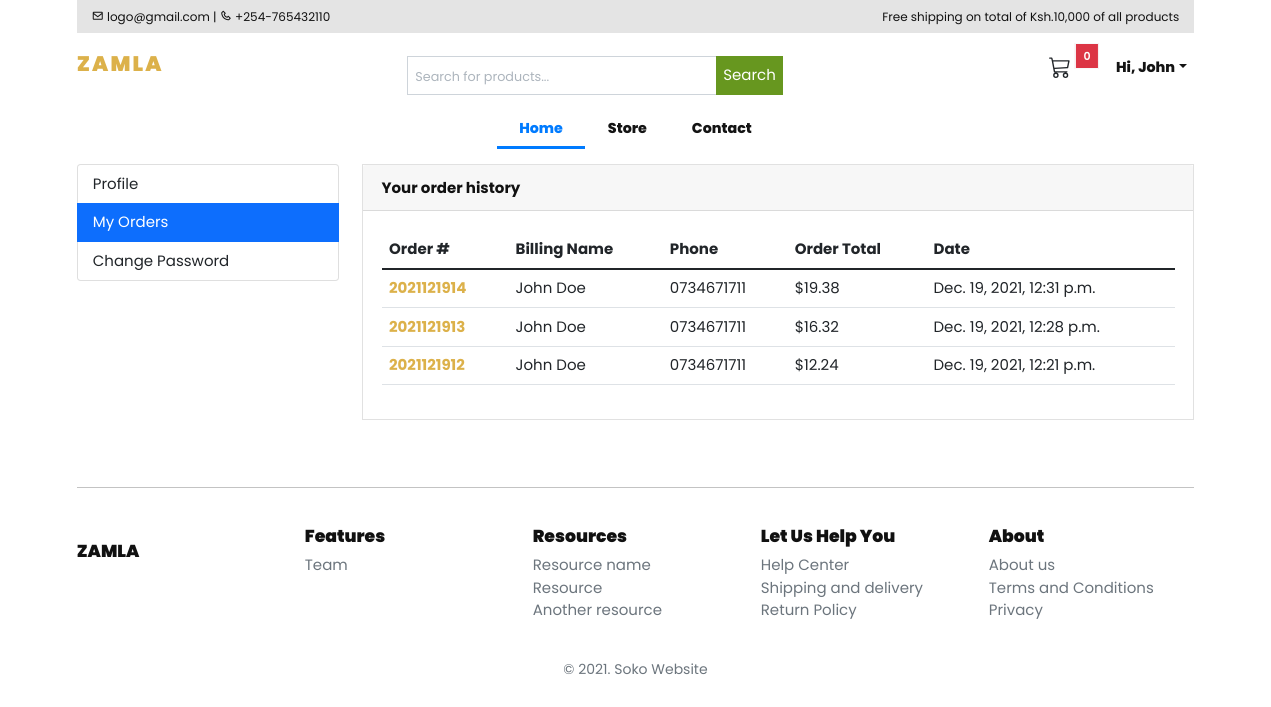
The app's page /accounts/my_orders/ (signed in) with its own data.
### accounts/models.py (models this page shows, shortened)
class Account(AbstractBaseUser):
    first_name      = models.CharField(max_length=50)
    last_name       = models.CharField(max_length=50)
    username        = models.CharField(max_length=50, unique=True)
    email           = models.EmailField(max_length=100, unique=True)
    phone_number    = models.CharField(max_length=50)
    date_joined     = models.DateTimeField(auto_now_add=True)
    last_login      = models.DateTimeField(auto_now_add=True)
    is_admin        = models.BooleanField(default=False)
    is_staff        = models.BooleanField(default=False)
    is_active        = models.BooleanField(default=False)
    is_superadmin        = models.BooleanField(default=False)
    USERNAME_FIELD = 'email'
    REQUIRED_FIELDS = ['username', 'first_name', 'last_name']
    objects = MyAccountManager()

### orders/models.py (models this page shows, shortened)
class Order(models.Model):
    STATUS = (
        ('New', 'New'),
        ('Accepted', 'Accepted'),
        ('Completed', 'Completed'),
        ('Cancelled', 'Cancelled'),
    )
    user = models.ForeignKey(Account, on_delete=models.SET_NULL, null=True)
    payment = models.ForeignKey(Payment, on_delete=models.SET_NULL, blank=True, null=True)
    order_number = models.CharField(max_length=20)
    first_name = models.CharField(max_length=50)
    last_name = models.CharField(max_length=50)
    phone = models.CharField(max_length=15)
    email = models.EmailField(max_length=50)
    address_line_1 = models.CharField(max_length=50)
    address_line_2 = models.CharField(max_length=50, blank=True)
    country = models.CharField(max_length=50)
    state = models.CharField(max_length=50)
    city = models.CharField(max_length=50)
    order_note = models.CharField(max_length=100, blank=True)
    order_total = models.FloatField()
    tax = models.FloatField()
    status = models.CharField(max_length=10, choices=STATUS, default='New')
    ip = models.CharField(blank=True, max_length=20)
    is_ordered = models.BooleanField(default=False)
    created_at = models.DateTimeField(auto_now_add=True)
    updated_at = models.DateTimeField(auto_now=True)
    def full_name(self):
        return f'{self.first_name} {self.last_name}'

### accounts/views.py (the view)
# urls.py: path('my_orders/', views.my_orders, name='my_orders'),
@login_required(login_url='login')
def my_orders(request):
    orders = Order.objects.filter(user=request.user, is_ordered=True).order_by('-created_at')
    context = {
        'orders': orders,
    }
    return render(request, 'accounts/my_orders.html', context)

### cart/context_processors.py (called while the page is built)
def counter(request):
    cart_count = 0
    if 'admin' in request.path:
        return {}
    else:
        try:
            cart = Cart.objects.filter(cart_id=_cart_id(request))
            if request.user.is_authenticated:
                cart_items = CartItem.objects.all().filter(user=request.user)
            else:
                cart_items = CartItem.objects.all().filter(cart=cart[:1])
            for cart_item in cart_items:
                cart_count += cart_item.quantity
        except Cart.DoesNotExist:
            cart_count = 0
    return dict(cart_count=cart_count)

### cart/views.py (called while the page is built)
def _cart_id(request):
    cart = request.session.session_key
    if not cart:
        cart = request.session.create()
    return cart

### category/context_processors.py (called while the page is built)
def menu_links(request):
    links = Category.objects.all()
    return dict(links=links)

### category/models.py (called while the page is built)
    def get_url(self):
            return reverse('products_by_category', args=[self.slug])

### templates/accounts/my_orders.html (shortened to what this page needs)
{% extends 'base.html' %}
{% block content %}
<div class="container py-2">
	<div class="row">
	{% include 'includes/dashboard_sidebar.html' %}
	<main class="col-md-9">
		<article class="card">
		<header class="card-header">
			<strong class="d-inline-block mr-3">Your order history</strong>
		</header>
		<div class="card-body">
			<div class="row">
			<div class="col-md-12">
				<table class="table table-hover">
				  <thead>
				    <tr>
				      <th scope="col">Order #</th>
				      <th scope="col">Billing Name</th>
				      <th scope="col">Phone</th>
				      <th scope="col">Order Total</th>
							<th scope="col">Date</th>
				    </tr>
				  </thead>
				  <tbody>
						{% for order in orders %}
				    <tr>
				      <th scope="row"><a href="{% url 'order_detail' order.order_number %}">{{order.order_number}}</a></th>
				      <td>{{order.full_name}}</td>
				      <td>{{order.phone}}</td>
				      <td>${{order.order_total}}</td>
							<td>{{order.created_at}}</td>
				    </tr>
				{% endfor %}
				  </tbody>
				</table>
			</div>
			</div>
		</div>
		</article>
	</main>
</div>
</div>
{% endblock %}

### templates/includes/navbar.html (shortened to what this page needs)
{% load static %}
<header>
    <div class="container " >
    <div class="utility-nav d-none d-md-block">
        <div class="row">
        <div class="col-12 col-md-6">
            <p class="small float-start"><em class="bx bx-envelope"></em> logo@gmail.com | <i class="bx bx-phone"></i> +254-765432110
            </p>
        </div>
        <div class="col-12 col-md-6">
            <p class="small float-end">Free shipping on total of Ksh.10,000 of all products</p>
        </div>
        </div>
    </div>
    <nav class="navbar navbar-expand-md navbar-light bg-light main-menu px-0" style="box-shadow:none">
    <div class="container p-0">
        <a class="" href="{% url 'home' %}">
        <h4 class="font-weight-bold text-uppercase py-2">Zamla</h4>
        </a>
        <div class="collapse navbar-collapse">
        <form class="form-inline my-2 my-lg-0 mx-auto pt-3" action="{% url 'search' %}" class="search" method='GET'>
            <div class="input-group w-100 d-flex flex-nowrap bd-highlight">
                <input type="text" class="form-control order-1 p-2 bd-highlight" style="width:50%;" placeholder="Search for products..." name="keyword"/>
				<button class="btn btn-success my-2 my-sm-0 order-2 p-2 bd-highlight" type="submit">Search</i></button>
			</div>
        </form>
        <ul class="navbar-nav">
            <li class="nav-item pe-3">
                <a class="btn btn-outline-body bg-body border-0 basket-btn" href="{% url 'cart' %}">
                    <div id="basket-qty" class="basket-qty ">
                        <span class="position-absolute top-0 start-100 translate-middle p-1 bg-danger border border-light px-2 py-1">
                            {{cart_count}}
                        </span>
                    </div>
                    <div>
                    </div>
                </a>
            </li>
            {% if user.id is None %}
            <li class="nav-item"><a class="nav-link" href="{% url 'login' %}">Login</a></li>
            <li class="nav-item"><a class="nav-link" href="{% url 'register' %}">Register</a></li>
            {% else %}
                <li class="nav-item dropdown"><a class="nav-link dropdown-toggle" id="pagesDropdown" href="#" data-toggle="dropdown" aria-haspopup="true" aria-expanded="false">Hi, {{user.first_name}}</a>
                </li>
            {% endif %}
        </ul>
        </div>
    </div>
    </nav>
    <nav class="navbar navbar-expand-md navbar-light bg-light sub-menu" style="box-shadow:none">
    <div class="container p-0">
        <div class="collapse navbar-collapse" id="navbar">
        <ul class="navbar-nav mx-auto">
            <li class="nav-item active">
                <a class="nav-link" href="{% url 'home' %}">Home</a>
            </li>
            <li class="nav-item">
                <a class="nav-link" href="{% url 'store' %}">Store</a>
            </li>
            <li class="nav-item">
                <a class="nav-link" >Contact</a>
            </li>
        </ul>
        </div>
    </div>
    </nav>
</div>
</header>

### static/css/style.css (style rules this page uses)
.form-control { height: calc(2.5rem + 2px); padding: 0.5rem 1.5rem; font-size: 1rem; line-height: 1.5; border-radius: 0.3rem; }
.btn { font-size: 1rem; padding: 0.5rem 0.75rem; font-size: 1rem; line-height: 1.5; border-radius: 0.25rem; }
.form-inline .form-control { border-top-right-radius: 0; border-bottom-right-radius: 0; }
.form-inline .btn { border-top-left-radius: 0; border-bottom-left-radius: 0; }
.basket-qty { color: #fff; background: #d42114; border: 2px solid #fff; text-align: center; font-size: 11px; position: absolute; box-sizing: content-box; font-weight: 600; display: flex; justify-content: center; align-items: center; top: 0.3rem; right: 0.3rem; }
.basket-btn { position: relative; }
@media (min-width: 768px) { .form-inline .form-control { width: 210px; } }
@media (min-width: 992px) { .form-inline .form-control { width: 440px; } }
@media (min-width: 1200px) { .form-inline .form-control { width: 600px; } }
.sub-menu.navbar-light .navbar-nav .active > .nav-link, .sub-menu.navbar-light .navbar-nav .nav-link.active, .sub-menu.navbar-light .navbar-nav .nav-link.show, .sub-menu.navbar-light .navbar-nav .show > .nav-link { border-bottom: 3px solid #007bff; color: #007bff; }
.main-menu { position: relative; z-index: 3; }
.sub-menu { position: relative; z-index: 2; padding: 0 1rem; }
@media (min-width: 768px) { .sub-menu { padding: 0 1rem; } }
@media (min-width: 768px) { .sub-menu.navbar-expand-md .navbar-nav .nav-link { padding: 0.5rem 1.5rem; } }
.navbar.bg-light { background: #fff !important; box-shadow: 0px 2px 15px 0px rgba(0, 0, 0, 0.1); }
.utility-nav { background: #e4e4e4; padding: 0.5rem 1rem; }
.utility-nav p { margin-bottom: 0; }

### static/css/style.default.css (style rules this page uses)
strong { font-weight: 700; }
.text-uppercase { text-transform: uppercase; letter-spacing: 0.1em; }
.border { border: 1px solid #dee2e6 !important; }
.border-light { border-color: #f8f9fa !important; }
.navbar { padding: 0.5rem 1rem; }
.navbar-light .navbar-nav .nav-link { color: rgba(17, 17, 17, 0.99); font-weight: 800; font-size: 0.95rem; transition: all 0.3s; }
.navbar-light .navbar-nav .show > .nav-link, .navbar-light .navbar-nav .active > .nav-link, .navbar-light .navbar-nav .nav-link.show, .navbar-light .navbar-nav .nav-link.active { color: #dcb14a; }
.btn { font-weight: 400; border: 1px solid transparent; font-family: inherit; padding: 0.375rem 1.5rem; font-size: 1rem; line-height: 1.5; border-radius: 0; transition: color 0.15s ease-in-out, background-color 0.15s ease-in-out, border-color 0.15s ease-in-out, box-shadow 0.15s ease-in-out; }
.btn-success { color: #fff; background-color: #28a745; border-color: #28a745; }
body { font-family: "Libre Franklin", sans-serif; font-size: 1rem; font-weight: 400; line-height: 1.5; color: #111111; background-color: #fff; }
a { color: #dcb14a; text-decoration: none; }
h1, h2, h3, h4, h5, h6, .h1, .h2, .h3, .h4, .h5, .h6 { margin-bottom: 0.5rem; font-family: inherit; font-weight: 900; line-height: 1.2; color: inherit; }
h4, .h4 { font-size: 1.4rem; }
small, .small { font-size: 80%; font-weight: 400; }
.bg-danger { background-color: #dc3545 !important; }
.bg-light { background-color: #f8f9fa !important; }
.form-control { padding: 0.375rem 0.75rem; font-size: 1rem; line-height: 1.5; color: #495057; background-color: #fff; border: 1px solid #ced4da; border-radius: 0; transition: border-color 0.15s ease-in-out, box-shadow 0.15s ease-in-out; }
.form-control::placeholder { color: #adb5bd; font-size: 0.85rem; font-weight: 400; }
.card { background-color: #fff; border: 1px solid rgba(17, 17, 17, 0.125); border-radius: 0; }
.card-body { padding: 1.25rem; }
.card-header { padding: 0.75rem 1.25rem; background-color: rgba(17, 17, 17, 0.03); border-bottom: 1px solid rgba(17, 17, 17, 0.125); }
.card-header:first-child { border-radius: calc(0 - 1px) calc(0 - 1px) 0 0; }

### static/css/ui.css (style rules this page uses)
html { font-family: "Inter", sans-serif; font-size: 15px; }
article:after, .form-group:after { display: block; clear: both; content: ""; }
p:last-child { margin-bottom: 0; }

### static/css/main.css (style rules this page uses)
* { padding: 0; margin: 0; box-sizing: border-box; font-family: 'Poppins', sans-serif; }
body { min-height: 100vh; }
a { text-decoration: none; }
input { width: 230px; border: none; outline: none }
p { margin: 0% }
.btn.btn-success { color: white; background-color: #67971f; outline: none; border: none }

### records on screen
Account: first_name "John"
Order: order_number "2021121914", full_name "John Doe", phone "0734671711", order_total "19.38", created_at "Dec. 19, 2021, 12:31 p.m."
Order: order_number "2021121913", full_name "John Doe", phone "0734671711", order_total "16.32", created_at "Dec. 19, 2021, 12:28 p.m."
Order: order_number "2021121912", full_name "John Doe", phone "0734671711", order_total "12.24", created_at "Dec. 19, 2021, 12:21 p.m."

### other values on screen
{{ cart_count }} "0"
